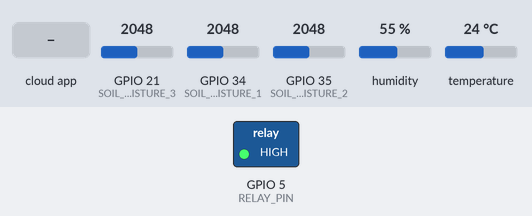
A sketch run on a simulated ESP32. Shown: switched loads named in the sketch (green lamp = pin HIGH). The test bench sets the inputs (shaded band); at power-on: GPIO 21 (SOIL_MOISTURE_3) = 2048, GPIO 34 (SOIL_MOISTURE_1) = 2048, GPIO 35 (SOIL_MOISTURE_2) = 2048, humidity 55 %, temperature 24 °C. WiFi joins after 1.5 s; servers stay silent unless stated; the Firebase database answers and starts empty; what the sketch prints to the serial monitor is not drawn.

Above: at 6.3 s.
6.4 s: the phone or cloud app sets pending to 0
9.1 s: the phone or cloud app sets isMotorOn to 1
At 10.1 s:
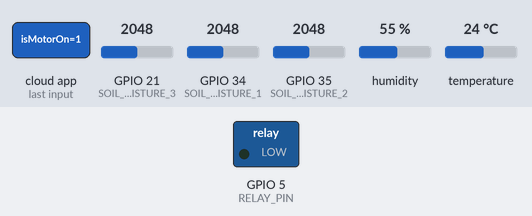
11.0 s: the phone or cloud app sets isMotorOn to 0
At 12.9 s:
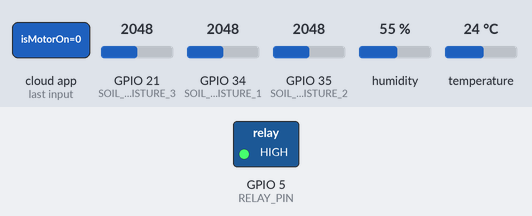
Timing chart, 0 to 14.4 s (numbered marks = the images above; inputs shaded):
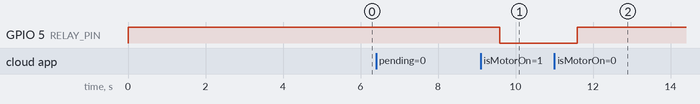

Measured:
- after the input at 6.4 s, every drawn part: stays the same
- after the input at 9.1 s, GPIO 5 (RELAY_PIN): HIGH → LOW after 0.49 s
- after the input at 11.0 s, GPIO 5 (RELAY_PIN): LOW → HIGH after 0.59 s

The sketch:

sensor_1_sketch.ino
```cpp
#include <WiFi.h>
#include <FirebaseESP32.h>
#include "DHT.h"

// WiFi Credentials
const char ssid[] = "ABHION";
const char password[] = "abhishek";

// Firebase Credentials
#define FIREBASE_HOST "https://smart-agriculture-3816e-default-rtdb.asia-southeast1.firebasedatabase.app/"
#define FIREBASE_AUTH "AIzaSyDaEdhRdcYII01bkKm9bgRtl6lUG9AgCXQ"
const char apiKey[] = "user123";
const char sensorName[] = "Sensor_system_1";
bool pending = true;

// Sensor Pins
#define SOIL_MOISTURE_1 34  // Analog Pin for Soil Sensor 1
#define SOIL_MOISTURE_2 35  // Analog Pin for Soil Sensor 2
#define SOIL_MOISTURE_3 21  // Capacitive Soil Moisture Sensor (NEW)
#define DHTPIN 4
#define DHTTYPE DHT11
#define RELAY_PIN 5

DHT dht(DHTPIN, DHTTYPE);
FirebaseData fbdo;
FirebaseAuth auth;
FirebaseConfig config;
unsigned long lastUpdate = 0;
unsigned long lastMotorCheck = 0;

void setup() {
    Serial.begin(115200);
    WiFi.begin(ssid, password);
    dht.begin();
    pinMode(RELAY_PIN, OUTPUT);
    digitalWrite(RELAY_PIN, HIGH);

    while (WiFi.status() != WL_CONNECTED) {
        delay(1000);
        Serial.println("Connecting to WiFi...");
    }
    Serial.println("✅ Connected to WiFi");

    // ✅ Initialize Firebase
    config.host = FIREBASE_HOST;
    config.signer.tokens.legacy_token = FIREBASE_AUTH;
    Firebase.begin(&config, &auth);
    Firebase.reconnectWiFi(true);

    ensureSchemaExists();
    resetSensorSchema();

    // ✅ Keep checking pending status until false
    while (checkPendingStatus()) {
        delay(2000);
    }

    Serial.println("✅ Access granted to sensor system 1");
}

bool checkPendingStatus() {
    String path = "/users/" + String(apiKey) + "/sensor/" + String(sensorName) + "/pending";

    if (Firebase.getBool(fbdo, path)) {
        pending = fbdo.boolData();
        Serial.println("✅ Pending status: " + String(pending ? "true" : "false"));
    } else {
        Serial.println("❌ Failed to get pending status: " + fbdo.errorReason());
    }

    return pending;
}

// ✅ Function to Reset Sensor Schema
void resetSensorSchema() {
    String sensorPath = "/users/" + String(apiKey) + "/sensor/" + String(sensorName);
    Serial.println("🔄 Resetting sensor schema...");

    Firebase.setBool(fbdo, sensorPath + "/pending", true);
    Firebase.setInt(fbdo, sensorPath + "/moisture1", 0);
    Firebase.setInt(fbdo, sensorPath + "/moisture2", 0);
    Firebase.setInt(fbdo, sensorPath + "/moisture3", 0);  // NEW Capacitive Sensor
    Firebase.setInt(fbdo, sensorPath + "/humidity", 0);
    Firebase.setInt(fbdo, sensorPath + "/temp", 0);
    Firebase.setBool(fbdo, sensorPath + "/isMotorOn", false);
}

// ✅ Ensure Firebase Schema Exists
void ensureSchemaExists() {
    String sensorPath = "/users/" + String(apiKey) + "/sensor/" + String(sensorName);

    if (!Firebase.getString(fbdo, sensorPath + "/sensor_name")) {
        Serial.println("🔹 Creating sensor schema...");
        Firebase.setString(fbdo, sensorPath + "/sensor_name", sensorName);
        resetSensorSchema();
    }
}

void loop() {
    if (WiFi.status() == WL_CONNECTED) {
        // ✅ **Check Sensor Data Every 3 Seconds**
        if (millis() - lastUpdate > 3000 && !pending) {
            lastUpdate = millis();

            float temperature = dht.readTemperature();
            float humidity = dht.readHumidity();
            int soilMoisture1 = analogRead(SOIL_MOISTURE_1);
            int soilMoisture2 = analogRead(SOIL_MOISTURE_2);
            int soilMoisture3 = analogRead(SOIL_MOISTURE_3);  // NEW Capacitive Sensor

            Serial.print("🌡 Temperature: ");
            Serial.print(temperature);
            Serial.print("°C, 💧 Humidity: ");
            Serial.print(humidity);
            Serial.print("%, 🌱 Soil Moisture 1: ");
            Serial.print(soilMoisture1);
            Serial.print(", 🌱 Soil Moisture 2: ");
            Serial.print(soilMoisture2);
            Serial.print(", 🌱 Soil Moisture 3 (Capacitive): ");
            Serial.println(soilMoisture3);

            // ✅ Send Data to Firebase
            sendSensorData("temp", temperature);
            sendSensorData("humidity", humidity);
            sendSensorData("moisture1", soilMoisture1);
            sendSensorData("moisture2", soilMoisture2);
            sendSensorData("moisture3", soilMoisture3);  // NEW Capacitive Sensor
        }

        // ✅ **Check Motor Status Every 1 Second**
        if (millis() - lastMotorCheck > 1000 && !pending) {
            lastMotorCheck = millis();
            listenForMotorStatus();
        }
    } else {
        Serial.println("❌ WiFi Disconnected!");
    }
}

// ✅ **Listen for isMotorOn Updates in Real-Time**
void listenForMotorStatus() {
    String path = "/users/" + String(apiKey) + "/sensor/" + String(sensorName) + "/isMotorOn";

    if (Firebase.getBool(fbdo, path)) {
        bool motorStatus = fbdo.boolData();
        digitalWrite(RELAY_PIN, motorStatus ? LOW : HIGH);
        if(motorStatus){
            Serial.println("🚀 Motor ON");
        }
    } else {
        Serial.println("❌ Failed to get isMotorOn status: " + fbdo.errorReason());
    }
}

// ✅ Function to Send Sensor Data to Firebase
void sendSensorData(const String& key, float value) {
    String path = "/users/" + String(apiKey) + "/sensor/" + String(sensorName) + "/" + key;
    if (Firebase.setFloat(fbdo, path, value)) {
        Serial.println("✅ " + key + " sent successfully");
    } else {
        Serial.println("❌ Failed to send " + key + ": " + fbdo.errorReason());
    }
}
```
